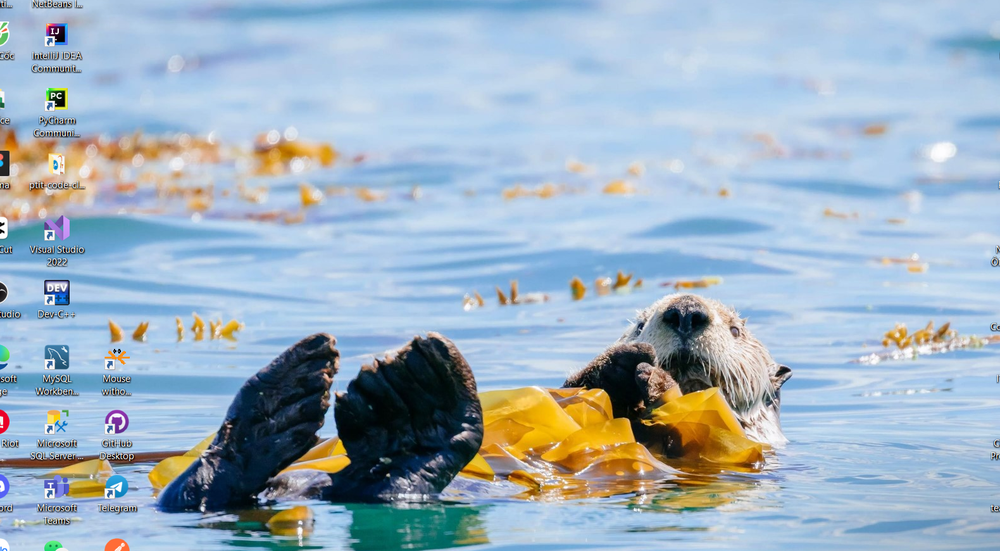
#> input picture Features Detection/img1.png, 1000 x 551 px, shrunk from 1580 x 870 before the run, found by its file name
$ python 'Image Thresholding.py'
#> lines starting #> are read from the running program, lines starting #| are printed output that depends on the picture; after the words box and inside, x2 and y2 are one past the last pixel; in counts of white or black regions, pixels touching at a corner belong together
import cv2 as cv
import numpy as np
from matplotlib import pyplot as plt

# [65 lines of commented-out code are left out]

img = cv.imread('img1.png', cv.IMREAD_GRAYSCALE)
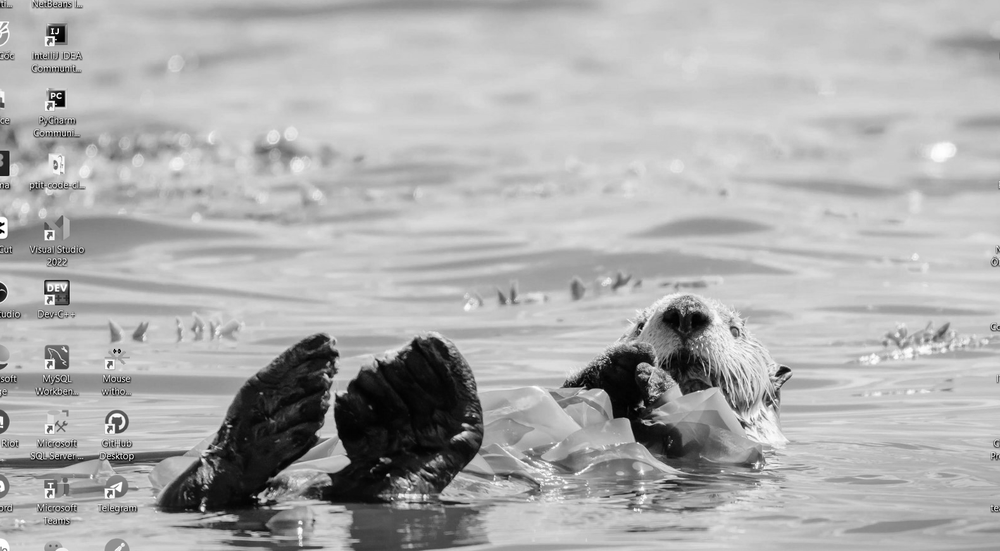
#> img: shape (551, 1000); min 0, max 255, mean 173.5
assert img is not None, "file could not be read, check with os.path.exists()"
blur = cv.GaussianBlur(img,(5,5),0)
# find normalized_histogram, and its cumulative distribution function
hist = cv.calcHist([blur],[0],None,[256],[0,256])
#> hist = 256 values, max 19515 at index 202, min 0 at index 0, mean 2152.3
hist_norm = hist.ravel()/hist.sum()
#> hist_norm = 256 values, max 0.0354 at index 202, min 0 at index 0, mean 0.00391
Q = hist_norm.cumsum()
#> Q = 256 values from 0 to 1
bins = np.arange(256)
fn_min = np.inf
thresh = -1
for i in range(1,256):
 p1,p2 = np.hsplit(hist_norm,[i]) # probabilities
 q1,q2 = Q[i],Q[255]-Q[i] # cum sum of classes
 if q1 < 1.e-6 or q2 < 1.e-6:
    continue
 b1,b2 = np.hsplit(bins,[i]) # weights
 # finding means and variances
 m1,m2 = np.sum(p1*b1)/q1, np.sum(p2*b2)/q2
 v1,v2 = np.sum(((b1-m1)**2)*p1)/q1,np.sum(((b2-m2)**2)*p2)/q2
 # calculates the minimization function
 fn = v1*q1 + v2*q2
 if fn < fn_min:
    fn_min = fn
    thresh = i
#> this loop made 255 passes
#> (p1, q1, q2, m1, m2, v1, v2, fn) on passes 2 to 7: ([0, 0], 1.81e-06, 1, 0, 173.5, 0, 2452.7, 2452.7), ([0, 0, 1.81e-06], 0.000129, 1, 0.0282, 173.5, 0.0548, 2453, 2452.7), ([0, 0, 1.81e-06, 0.000127], 0.000927, 0.999, 0.415, 173.7, 0.92, 2451.3, 2449), ([0, 0, 1.81e-06, 0.000127, 0.000799], 0.002, 0.998, 1.79, 173.9, 2.05, 2430.9, 2426), ([0, 0, 1.81e-06, 0.000127, 0.000799, 0.00108], 0.00341, 0.997, 2.62, 174.1, 2.23, 2403.6, 2395.4), ([0, 0, 1.81e-06, 0.000127, 0.000799, 0.00108, 0.00141], 0.00488, 0.995, 3.57, 174.3, 2.19, 2367.2, 2355.6)
#> (q1, q2, m1, m2, v1, v2, fn, fn_min) on passes 8 to 13: (0.0064, 0.994, 4.32, 174.6, 2.39, 2329.6, 2314.7, 2314.7), (0.00818, 0.992, 4.87, 174.9, 2.98, 2291.2, 2272.5, 2272.5), (0.01, 0.99, 5.58, 175.2, 3.61, 2246.2, 2223.8, 2223.8), (0.0121, 0.988, 6.11, 175.6, 4.55, 2200.6, 2174, 2174), (0.0145, 0.986, 6.75, 176, 5.62, 2147.6, 2116.6, 2116.6), (0.0166, 0.983, 7.55, 176.3, 6.62, 2089, 2054.4, 2054.4)
# find otsu's threshold value with OpenCV function
ret, otsu = cv.threshold(blur,0,255,cv.THRESH_BINARY+cv.THRESH_OTSU)
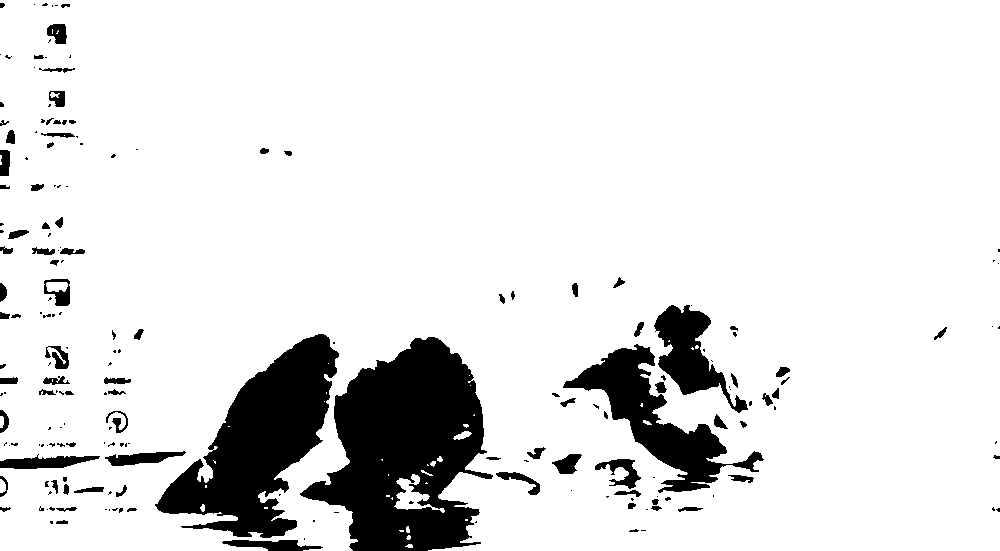
#> otsu: shape (551, 1000); 88.4% white; 197 black regions (108 under 20 px), largest, box (x1, y1, x2, y2) and area: (300, 337, 493, 551) 24566, (155, 334, 339, 538) 17232, (563, 344, 764, 493) 8189
print( "{} {}".format(thresh,ret) )
#| 121 120.0

$ run again, with Features Detection/img2.png copied over Features Detection/img1.png
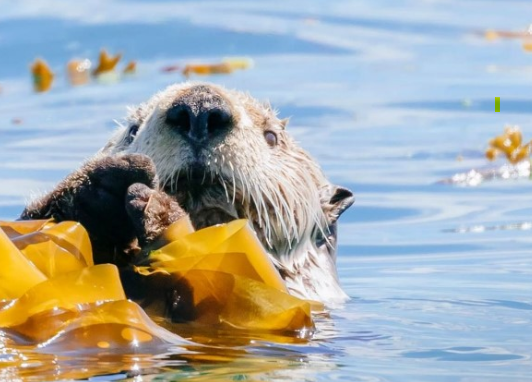
#> input picture Features Detection/img2.png, 532 x 382 px, found by its file name
#> `img = cv.imread('img1.png', cv.IMREAD_GRAYSCALE)`:
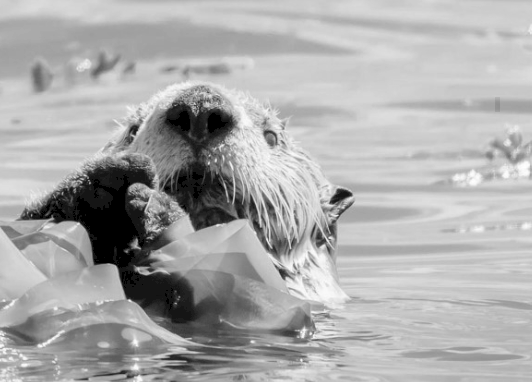
#> img: shape (382, 532); min 0, max 254, mean 171.2
#> hist = 256 values, max 6541 at index 203, min 0 at index 253, mean 793.8
#> hist_norm = 256 values, max 0.0322 at index 203, min 0 at index 253, mean 0.00391
#> Q = 256 values from 0.0108 to 1
#> the loop `for i in range(1,256):` made 255 passes
#> (p1, q1, q2, m1, m2, v1, v2, fn) on passes 1 to 4: ([0.0108], 0.0121, 0.988, 0, 173.3, 0, 2413.8, 2384.5), ([0.0108, 0.0013], 0.0128, 0.987, 0.101, 173.5, 0.0906, 2376.4, 2346), ([0.0108, 0.0013, 0.000684], 0.0136, 0.986, 0.196, 173.6, 0.256, 2357.9, 2325.9), ([0.0108, 0.0013, 0.000684, 0.000802], 0.014, 0.986, 0.363, 173.7, 0.669, 2335.2, 2302.5)
#> `ret, otsu = cv.threshold(blur,0,255,cv.THRESH_BINARY+cv.THRESH_OTSU)`:
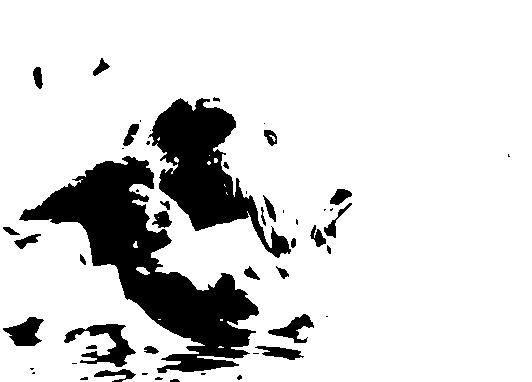
#> otsu: shape (382, 532); 84.8% white; 52 black regions (22 under 20 px), largest, box (x1, y1, x2, y2) and area: (19, 156, 259, 373) 16642, (148, 98, 291, 258) 8731, (64, 324, 136, 367) 1201
#| 128 127.0
